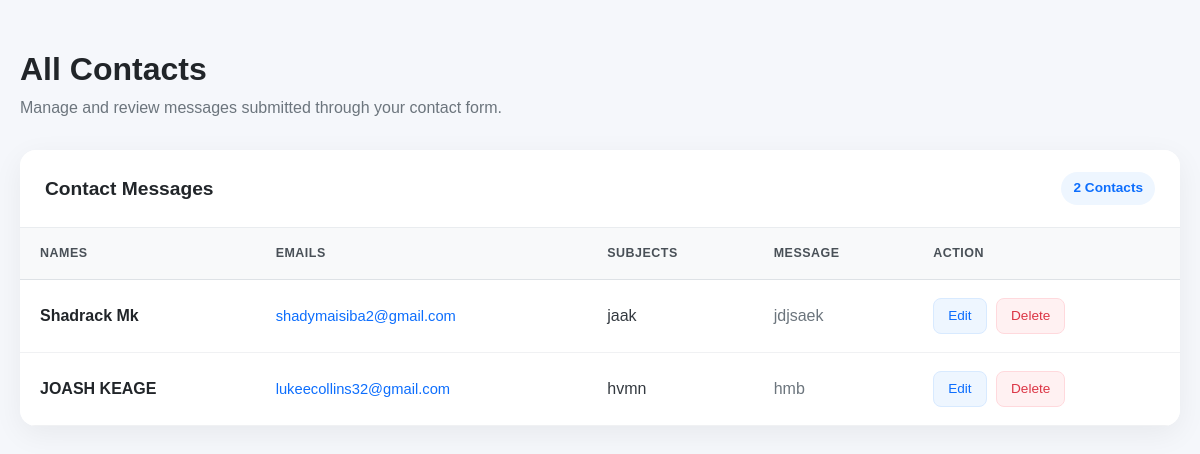
Before: /show/ with the older database file.
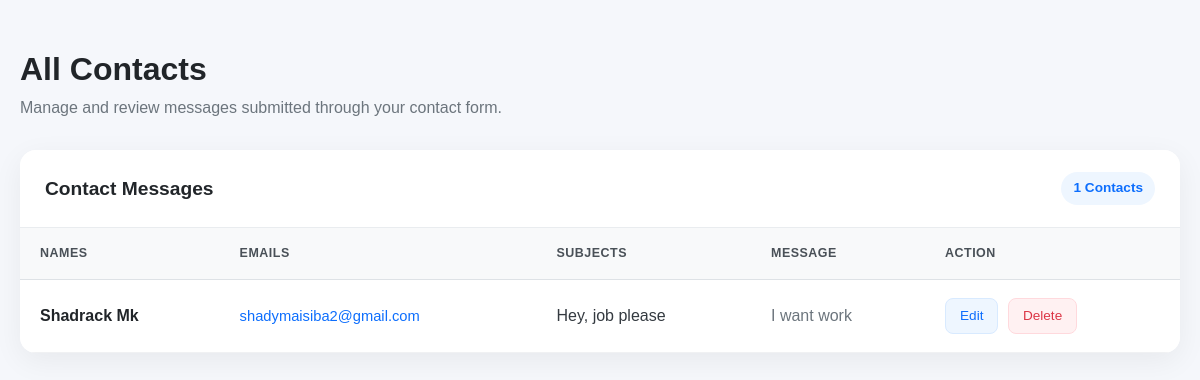
After: the same page with the newer database file.
### sokoapp/models.py (models this page shows, shortened)
class Contact(models.Model):
    name = models.CharField(max_length=100)
    email = models.EmailField()
    subject = models.CharField(max_length=200)
    message = models.TextField()

### sokoapp/views.py (the view)
# urls.py: path('show/', views.show, name='show'),
def show(request):
    all = Contact.objects.all()
    return render(request, 'show.html', {"all" : all})

### templates/show.html (shortened to what this page needs)
<!DOCTYPE html>
<html lang="en">
<head>
    {% load static %}
    <link rel="stylesheet" href="{% static 'assets/vendor/bootstrap/css/bootstrap.min.css' %}">
</head>
<body>
<div class="page-wrapper">
    <div class="page-header">
        <h1>All Contacts</h1>
        <p>Manage and review messages submitted through your contact form.</p>
    </div>
    <div class="contacts-card">
        <div class="card-header-custom">
            <h2>Contact Messages</h2>
            <span class="contact-count">
                {{ all|length }} Contacts
            </span>
        </div>
        <div class="table-wrapper">
            <table class="table contacts-table">
                <thead>
                    <tr>
                        <th>Names</th>
                        <th>Emails</th>
                        <th>Subjects</th>
                        <th>Message</th>
                        <th>Action</th>
                    </tr>
                </thead>
                <tbody>
                    {% for contact in all %}
                    <tr>
                        <td>
                            <span class="contact-name">
                                {{ contact.name }}
                            </span>
                        </td>
                        <td>
                            <span class="contact-email">
                                {{ contact.email }}
                            </span>
                        </td>
                        <td>
                            <span class="contact-subject">
                                {{ contact.subject }}
                            </span>
                        </td>
                        <td>
                            <div class="message-cell">
                                {{ contact.message }}
                            </div>
                        </td>
                        <td class="actions">
                            <a href="/edit/{{ contact.id }}" class="btn btn-action btn-edit">
                                Edit
                            </a>
                            <a href="/delete/{{ contact.id }}" class="btn btn-action btn-delete">
                                Delete
                            </a>
                        </td>
                    </tr>
                    {% endfor %}
                </tbody>
            </table>
        </div>
    </div>
</div>
</body>
</html>

Changed rows visible on the page:
removed Contact: name "JOASH KEAGE", email "lukeecollins32@gmail.com", subject "hvmn", message "hmb"
changed Contact "Shadrack Mk": subject "jaak" → "Hey, job please"; message "jdjsaek" → "I want work"
Other visible differences:
{{ all|length }}: "2" → "1"
